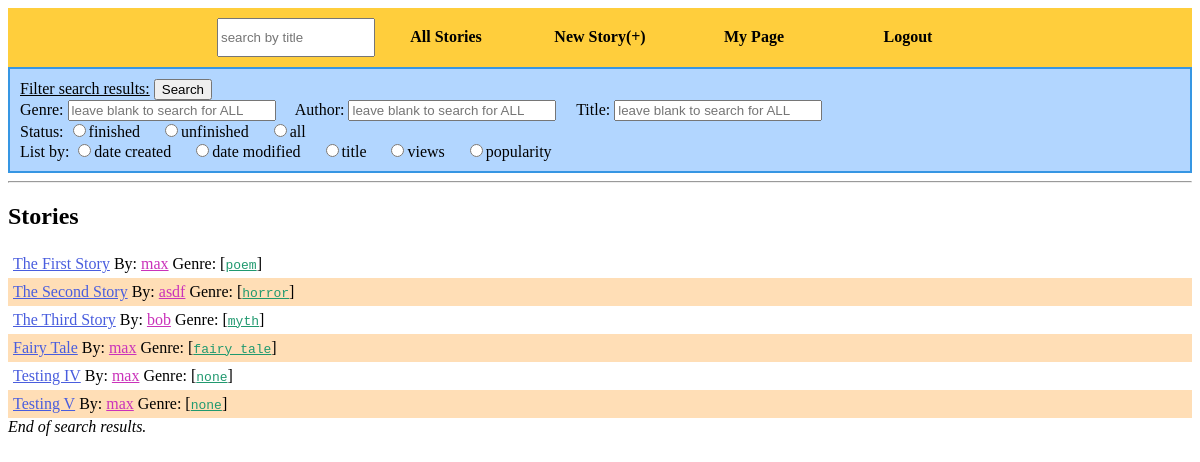
The page /stories on the database its author committed.
### tables this page shows
CREATE TABLE stories (title TEXT, creator TEXT, id INTERGER PRIMARY KEY, genre TEXT, word_limit INTEGER, cooldown INTEGER, contributions INTEGER, finished BOOLEAN, likes INTEGER, views INTEGER);

### ourStory.py (the view)
@app.route('/stories')
def stories_route():
    return render_template("list.html", page_title="Stories", listStories=search.getAllStories())

### util/search.py (called while the page is built)
def getAllStories():
    db = sqlite3.connect(db_name)
    c = db.cursor()
    list_of_tuples = c.execute("SELECT id, title, creator, genre, finished, likes, views, contributions FROM stories;").fetchall()
    list_of_stories = []
    for story in list_of_tuples:
        story = tuple_to_dictionary(story, ['id', 'title', 'author', 'genre', 'finished', 'popularity', 'views', 'contributions'])
        story["modified"] = c.execute("SELECT timestamp FROM story_0;").fetchall()[-1][0]
        list_of_stories.append(story)
    db.close()
    return list_of_stories

def tuple_to_dictionary(tuuple, list_of_keys):
    d = {} #the dictionary
    index = 0 #the column index
    while index < len(tuuple):
        d[ list_of_keys[index] ] = tuuple[index]
        index += 1
    return d

### templates/list.html (shortened to what this page needs)
{% extends "base.html" %}
{% block body %}
<div class="form">
    <form method="GET" action="/search">
        <u>Filter search results:</u> <input type="submit" value="Search"> <br>
        Genre: <input type="text" name="genre" placeholder="leave blank to search for ALL">&nbsp;&nbsp;&nbsp;&nbsp;
        Author: <input type="text" name="by" placeholder="leave blank to search for ALL">&nbsp;&nbsp;&nbsp;&nbsp;
        Title: <input type="text" name="q" placeholder="leave blank to search for ALL"><br>
        Status: <input type="radio" name="status" value="finished">finished&nbsp;&nbsp;&nbsp;&nbsp; <input type="radio" name="status" value="unfinished">unfinished&nbsp;&nbsp;&nbsp;&nbsp; <input type="radio" name="status" value="all">all<br>
        List by: <input type="radio" name="sort" value="c">date created&nbsp;&nbsp;&nbsp;&nbsp; <input type="radio" name="sort" value="d">date modified&nbsp;&nbsp;&nbsp;&nbsp; <input type="radio" name="sort" value="a">title&nbsp;&nbsp;&nbsp;&nbsp; <input type="radio" name="sort" value="v">views&nbsp;&nbsp;&nbsp;&nbsp; <input type="radio" name="sort" value="p">popularity<br>
    </form>
</div>
<div id="results">
    <hr/>
    <h2>Stories</h2>
    <div id="stories" class="list">
    {% for story in listStories %}
        {% set id = story["id"] %}
        {% set who = story["author"] %}
        {% set genre = story["genre"] %}
        <div>
        <a class="storyLink" href="/story?id={{id}}">{{ story["title"] }}</a>
        By: <a class="userLink" href="/user?id={{who}}">{{ who }}</a>
        Genre: [<a class="genre" href="/search?genre={{genre}}">{{ genre }}</a>]
        </div>
    {% endfor %}
    <i>End of search results.</i>
    </div>
</div>
{% endblock %}

### templates/base.html (shortened to what this page needs)
<!DOCTYPE html>
<html>
<head>
    <link rel="stylesheet" type="text/css" href="/static/storyStylesheet.css">
</head>
<body>
    <div id="menu_container">
        <ul>
	    <li><form method="GET" action="/search"><input type="text" name="q" placeholder="search by title"></form></li>
	    <li><a href="/stories">All Stories</a></li>
	    <li><a href="/create">New Story(+)</a></li>
	    <li><a href="/user">My Page</a></li>
	    <li><a href="/logout">Logout</a></li>
	</ul>
    </div>
    {% block body %}
    {% endblock %}
</body>
</html>

### static/storyStylesheet.css (style rules this page uses)
form { padding: none; margin: 0; }
div.form { border-color: #3696E3; border-style: solid; border-width: 2px; background-color: #B2D6FF; padding: 10px; }
div.form input[type=text] { width: 200px; }
a.storyLink { color: #495DDE; font-family: 'Georgia', serif; }
a.userLink { color: #CA32BA; }
.genre { font-family: monospace; color: #20996F; }
div.list div:nth-child(even) { background-color: #FFDEB6; }
div.list div { padding: 5px; }

### templates/base.html (style rules this page uses)
#menu_container { top: 0px; text-align: center; background-color: #FFCE3C; padding: 0px; }
#menu_container ul { list-style-type: none; display: inline-block; padding: 0px; margin: 0px; }
#menu_container li { display: inline-block; }
#menu_container li * { display: inline-block; width: 150px; padding-top: 10px; padding-bottom: 10px; }
#menu_container li a { text-align: center; text-decoration: none; color: black; font-weight: bold; }

### rows shown on the page
stories: title "The First Story", listStories "max", listStories "poem"
stories: title "The Second Story", listStories "asdf", listStories "horror"
stories: title "The Third Story", listStories "bob", listStories "myth"
stories: title "Fairy Tale", listStories "max", listStories "fairy_tale"
stories: title "Testing IV", listStories "max", listStories "none"
stories: title "Testing V", listStories "max", listStories "none"
